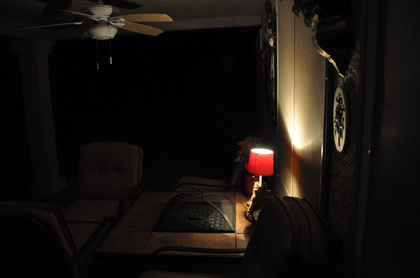
%> input picture 001. improved dark channel prior/code/src/nightimage.png, 420 x 278 px, shrunk from 724 x 480 before the run
$ octave NightVideoEnhancement.m   (GNU Octave 9; MATLAB toolbox functions it lacks are replaced by stand-ins)
%> lines starting %> are read from the running program, lines starting %| are printed output that depends on the picture
clear;
clc;

img_nonN = imread('src/nightimage.png');
%> img_nonN is the input picture: size 278x420x3 uint8; mean R, G, B 24.2, 19.2, 15.8
img_nonN = double(img_nonN);
%> img_nonN: size 278x420x3 double
img = img_nonN / 255; % 정규화

img_r = img(:,:,1);
img_g = img(:,:,2);
img_b = img(:,:,3);

[h,w,d] = size(img);
%> h = 278; w = 420; d = 3

a = 0.95; % parameter µ
b = 0.98; % parameter ω

A = 1;

img_inv_r = 1 - img_r;
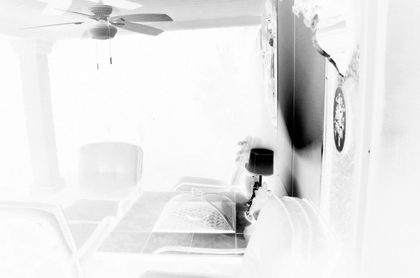
%> img_inv_r: size 278x420 double; min 0, max 1, mean 0.905
img_inv_g = 1 - img_r;
img_inv_b = 1 - img_r;

%%

% 8
img_inv_pad_r = padarray(img_inv_r, [1,1], "symmetric");
img_cDCM_r = ordfilt2(img_inv_pad_r, 5, ones(3,3));
img_cDCM_r(h+2,:) = [];
%> img_cDCM_r: size 279x422 double
img_cDCM_r(1,:) = [];
%> img_cDCM_r: size 278x422 double
img_cDCM_r(:,w+2) = [];
%> img_cDCM_r: size 278x421 double
img_cDCM_r(:,1) = [];
%> img_cDCM_r: size 278x420 double

img_inv_pad_g = padarray(img_inv_g, [1,1], "symmetric");
img_cDCM_g = ordfilt2(img_inv_pad_g, 5, ones(3,3));
img_cDCM_g(h+2,:) = [];
img_cDCM_g(1,:) = [];
img_cDCM_g(:,w+2) = [];
img_cDCM_g(:,1) = [];

img_inv_pad_b = padarray(img_inv_b, [1,1], "symmetric");
img_cDCM_b = ordfilt2(img_inv_pad_b, 5, ones(3,3));
img_cDCM_b(h+2,:) = [];
img_cDCM_b(1,:) = [];
img_cDCM_b(:,w+2) = [];
img_cDCM_b(:,1) = [];


% 10
img_DCM_pad_r = padarray(img_cDCM_r, [1,1], "symmetric");
img_med_r = ordfilt2(img_DCM_pad_r, 5, ones(3,3));
img_med_r(h+2,:) = [];
%> img_med_r: size 279x422 double
img_med_r(1,:) = [];
%> img_med_r: size 278x422 double
img_med_r(:,w+2) = [];
%> img_med_r: size 278x421 double
img_med_r(:,1) = [];
%> img_med_r: size 278x420 double

img_DCM_pad_g = padarray(img_cDCM_g, [1,1], "symmetric");
img_med_g = ordfilt2(img_DCM_pad_g, 5, ones(3,3));
img_med_g(h+2,:) = [];
img_med_g(1,:) = [];
img_med_g(:,w+2) = [];
img_med_g(:,1) = [];

img_DCM_pad_b = padarray(img_cDCM_b, [1,1], "symmetric");
img_med_b = ordfilt2(img_DCM_pad_b, 5, ones(3,3));
img_med_b(h+2,:) = [];
img_med_b(1,:) = [];
img_med_b(:,w+2) = [];
img_med_b(:,1) = [];


% 11
k_r = img_med_r - img_cDCM_r;
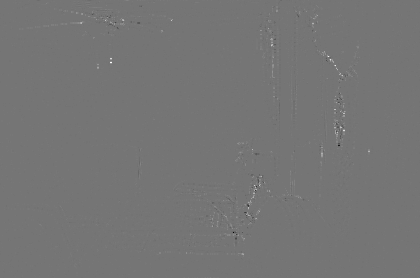
%> k_r: size 278x420 double; min -0.239, max 0.278, mean 0.000238; drawn with min black and max white
k_pad_r = padarray(k_r, [1,1], "symmetric");
img_det_r = ordfilt2(k_pad_r, 5, ones(3,3));
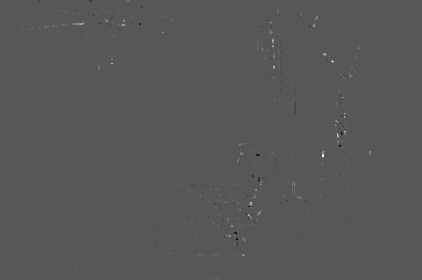
%> img_det_r: size 280x422 double; min -0.0431, max 0.0824, mean 6.73e-05; drawn with min black and max white
img_det_r(h+2,:) = [];
%> img_det_r: size 279x422 double
img_det_r(1,:) = [];
%> img_det_r: size 278x422 double
img_det_r(:,w+2) = [];
%> img_det_r: size 278x421 double
img_det_r(:,1) = [];
%> img_det_r: size 278x420 double
img_det_r = abs(img_det_r);
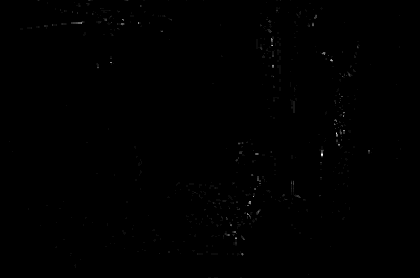
%> img_det_r: size 278x420 double; min 0, max 0.0824, mean 0.000147; drawn with min black and max white

k_g = img_med_g - img_cDCM_g;
k_pad_g = padarray(k_g, [1,1], "symmetric");
img_det_g = ordfilt2(k_pad_g, 5, ones(3,3));
img_det_g(h+2,:) = [];
img_det_g(1,:) = [];
img_det_g(:,w+2) = [];
img_det_g(:,1) = [];
img_det_g = abs(img_det_g);

k_b = img_med_r - img_cDCM_b;
k_pad_b = padarray(k_b, [1,1], "symmetric");
img_det_b = ordfilt2(k_pad_b, 5, ones(3,3));
img_det_b(h+2,:) = [];
img_det_b(1,:) = [];
img_det_b(:,w+2) = [];
img_det_b(:,1) = [];
img_det_b = abs(img_det_b);


% 12
img_smo_r = img_med_r - img_det_r;
img_smo_g = img_med_g - img_det_g;
img_smo_b = img_med_b - img_det_b;


% 13
img_DCM_r = img_cDCM_r;
img_cDCM_k_r = img_cDCM_r * a;

for i = 1 : h
    for j = 1 : w
        if img_cDCM_k_r(i,j) < img_smo_r(i,j)
            img_DCM_r(i,j) = img_cDCM_k_r(i,j);
        else
            img_DCM_r(i,j) = img_smo_r(i, j);
        end
    end
end

img_DCM_g = img_cDCM_g;
img_cDCM_k_g = img_cDCM_g * a;

for i = 1 : h
    for j = 1 : w
        if img_cDCM_k_g(i,j) < img_smo_g(i,j)
            img_DCM_g(i,j) = img_cDCM_k_g(i,j);
        else
            img_DCM_g(i,j) = img_smo_g(i, j);
        end
    end
end

img_DCM_b = img_cDCM_b;
img_cDCM_k_b = img_cDCM_b * a;

for i = 1 : h
    for j = 1 : w
        if img_cDCM_k_b(i,j) < img_smo_b(i,j)
            img_DCM_b(i,j) = img_cDCM_k_b(i,j);
        else
            img_DCM_b(i,j) = img_smo_b(i, j);
        end
    end
end


% 14
trans_r = (1/255) - (b*img_DCM_r);
trans_g = (1/255) - (b*img_DCM_g);
trans_b = (1/255) - (b*img_DCM_b);


%15
result_inv_r = ((img_inv_r - A/255) / trans_r) + A/255;
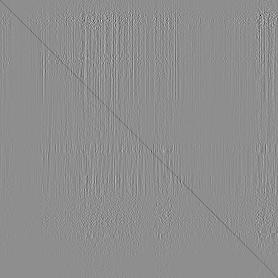
%> result_inv_r: size 278x278 double; min -5.35, max 4.24, mean 5.47e-05; drawn with min black and max white
result_inv_g = ((img_inv_g - A/255) / trans_g) + A/255;
result_inv_b = ((img_inv_b - A/255) / trans_b) + A/255;


%16
result_r = 1 - result_inv_r;
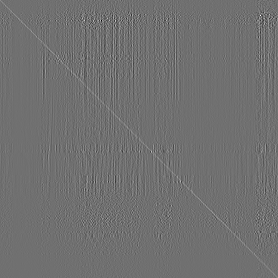
%> result_r: size 278x278 double; min -3.24, max 6.35, mean 1; drawn with min black and max white
result_g = 1 - result_inv_g;
result_b = 1 - result_inv_b;

result(:,:,1) = result_r;
result(:,:,2) = result_g;
result(:,:,3) = result_b;

%%
figure(1);
subplot(2,2,1), imshow(result_r);
%> after `imshow(result_r)`:
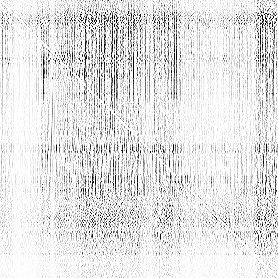
%> displayed picture: size 278x278, on the screen's scale of 0 to 255; min 0, max 255, mean 227.5
subplot(2,2,2), imshow(result_g);
subplot(2,2,3), imshow(result_b);
subplot(2,2,4), imshow(result);

figure(2);
subplot(2,2,1), imshow(img_DCM_r);
subplot(2,2,2), imshow(img_DCM_g);
subplot(2,2,3), imshow(img_DCM_b);
